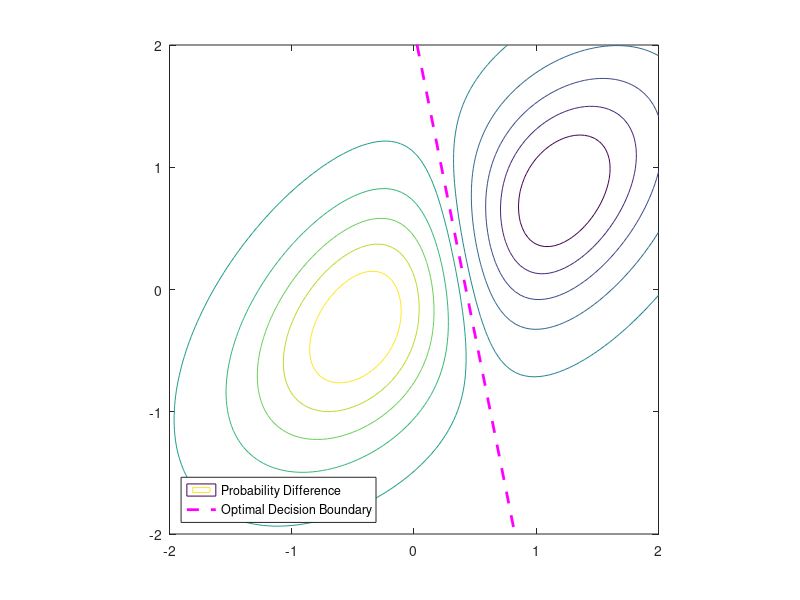

Reproduce this figure in MATLAB. (Note: this script raises an error after producing the figure.)
%% Q2
mu = [0.5,0.5].';
Sigma = [0.1 0.05;
         0.05 0.1];
PHI = 0.7071*[-1 1;
              1 1];
Lambda = 0.01*[5 0;
               0 15];
A = PHI*Lambda^(-0.5);

%% Q3
mu1 = [0 0].';
mu2 = [0.75 0.5].';
S = [0.65 0.35;
     0.35 0.65];
x = linspace(-2,2,100);
y = linspace(-2,2,100);
[X, Y] = meshgrid(x,y);
Z = [];
for ii = 1:100
    z1 = mvnpdf([x(ii)*ones(100,1) Y(:,ii)],mu1.',S);
    z2 = mvnpdf([x(ii)*ones(100,1) Y(:,ii)],mu2.',S);
    Z = [Z (z1-z2)];
end
contour(X,Y,Z)
hold on
% Find optimal Decision Boundary
w = S^-1*(mu1-mu2);
x0 = 0.5*(mu1+mu2);
n = cross([0 0 1].',[w;0]);
n = n(1:2)/norm(n);
p1 = x0-n*3; p2 = x0+n*3;
plot([p1(1),p2(1)],[p1(2),p2(2)],'--m','Linewidth',2)
xlim([-2 2]);ylim([-2 2]);
legend('Probability Difference','Optimal Decision Boundary','Location','Southwest')
axis equal
R1 = mvnrnd(mu1, S, 1000);
R2 = mvnrnd(mu2, S, 1000);
% Distributions estimation
muhat1 = 1/length(R1)*sum(R1);
muhat2 = 1/length(R2)*sum(R2);
murep1 = repmat(muhat1,1000,1);
murep2 = repmat(muhat2,1000,1);
Sigmahat1 = (R1-murep1).'*(R1-murep1)/999;
Sigmahat2 = (R2-murep2).'*(R2-murep2)/999;

Shat = (Sigmahat1+Sigmahat2)/2;
w = Shat^-1*(muhat1-muhat2);
x0 = 0.5*(muhat1+muhat2);
n = cross([0 0 1].',[w;0]);
n = n(1:2)/norm(n);
p1 = x0-n*3; p2 = x0+n*3;
plot([p1(1),p2(1)],[p1(2),p2(2)],'--r','Linewidth',2)
xlim([-2 2]);ylim([-2 2]);